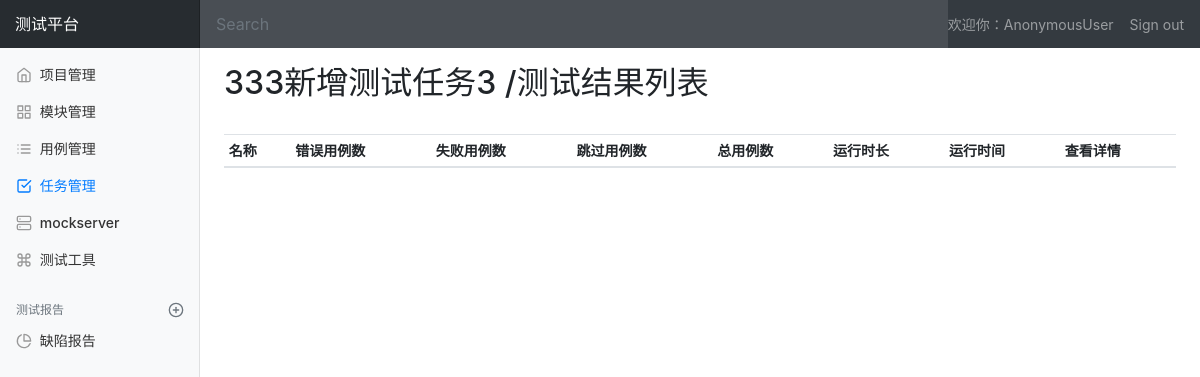
Page /interface/task_result_list/4/ on the earlier database version.
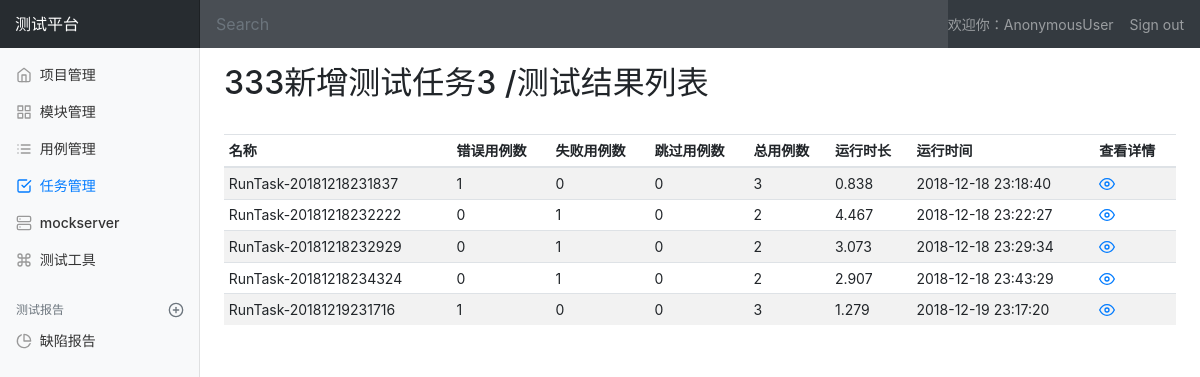
Same page on the later database version.
### interface_app/models.py (models this page shows, shortened)
class TestResult(models.Model):
    name = models.CharField("名称", max_length=100, blank=False, default="")
    task = models.ForeignKey(TestTask, on_delete=models.CASCADE)
    errors = models.IntegerField("错误用例")
    failures = models.IntegerField("失败用例")
    skipped = models.IntegerField("跳过用例")
    tests = models.IntegerField("总用例数")
    run_time = models.FloatField("运行时长")
    result = models.TextField("详细", default="")
    create_time = models.DateTimeField("创建时间", auto_now_add=True)

### interface_app/views/result_view.py (the view)
# urls.py: path('task_result_list/<int:task_id>/', result_view.task_result_list),
def task_result_list(request, task_id):
    if request.method == "GET":
        task = TestTask.objects.get(id=task_id)
        test_results = TestResult.objects.filter(task_id=task_id)
        return render(request, 'interface_app/task_manage.html',
                      {'type': 'result', 'task_result_list': test_results, 'task_name': task.name})
    else:
        return HttpResponse("404")

### templates/interface_app/task_manage.html (shortened to what this page needs)
{% extends 'base.html' %}
{% block css %}
  {% load static %}
  <link rel="stylesheet" type="text/css" href="{% static 'css/project_manage.css' %}">
{% endblock %}
{% block body%}
  <nav class="navbar navbar-dark sticky-top bg-dark flex-md-nowrap p-0">
      <a class="navbar-brand col-sm-3 col-md-2 mr-0" href="#">测试平台</a>
      <input class="form-control form-control-dark w-100" type="text" placeholder="Search" aria-label="Search">
      <span class="navbar-text text-nowrap">
            欢迎你：{{ user }}
      </span>
      <ul class="navbar-nav px-3">
          <li class="nav-item text-nowrap">
            <a class="nav-link" href="{%url 'logout'%}">Sign out</a>
          </li>
      </ul>
    </nav>
  <div class="container-fluid">
      <div class="row">
        <nav class="col-md-2 d-none d-md-block bg-light sidebar">
          <div class="sidebar-sticky">
            <ul class="nav flex-column">
              <li class="nav-item">
                <a class="nav-link" href="/manage/project_manage/">
                  <span data-feather="home"></span>
                  项目管理
                </a>
              </li>
              <li class="nav-item">
                <a class="nav-link" href="/manage/module_manage/">
                  <span data-feather="grid"></span>
                  模块管理
                </a>
              </li>
              <li class="nav-item">
                <a class="nav-link" href="/interface/case_manage/">
                  <span data-feather="list"></span>
                  用例管理
                </a>
              </li>
              <li class="nav-item">
                <a class="nav-link active" href="/interface/task_manage/">
                  <span data-feather="check-square"></span>
                  任务管理<span class="sr-only">(current)</span>
                </a>
              </li>
              <li class="nav-item">
                <a class="nav-link" href="#">
                  <span data-feather="server"></span>
                  mockserver
                </a>
              </li>
              <li class="nav-item">
                <a class="nav-link" href="#">
                  <span data-feather="command"></span>
                  测试工具
                </a>
              </li>
            </ul>
            <h6 class="sidebar-heading d-flex justify-content-between align-items-center px-3 mt-4 mb-1 text-muted">
              <span>测试报告</span>
              <a class="d-flex align-items-center text-muted" href="#">
                <span data-feather="plus-circle"></span>
              </a>
            </h6>
            <ul class="nav flex-column mb-2">
              <li class="nav-item">
                <a class="nav-link" href="#">
                  <span data-feather="pie-chart"></span>
                  缺陷报告
                </a>
              </li>
            </ul>
          </div>
        </nav>
        <main role="main" class="col-md-9 ml-sm-auto col-lg-10 pt-3 px-4">
            {% if type == 'result' %}
                {% include "interface_app/task_result.html" %}
            {% endif %}
        </main>
      </div>
    </div>
{% endblock %}

### templates/interface_app/task_result.html (shortened to what this page needs)
<fieldset>
    <div class="d-flex justify-content-between flex-wrap flex-md-nowrap align-items-center pb-2 mb-3">
        <h1 class="h2">{{ task_name }} /测试结果列表</h1>
    </div>
    <div class="table-responsive">
        <table class="table table-striped table-sm">
          <thead>
            <tr>
                <th>名称</th>
                <th>错误用例数</th>
                <th>失败用例数</th>
                <th>跳过用例数</th>
                <th>总用例数</th>
                <th>运行时长</th>
                <th>运行时间</th>
                <th>查看详情</th>
            </tr>
          </thead>
          <tbody>
            {% for result in task_result_list %}
              <tr>
                  <td>{{ result.name }}</td>
                  <td>{{ result.errors }}</td>
                  <td>{{ result.failures }}</td>
                  <td>{{ result.skipped }}</td>
                  <td>{{ result.tests }}</td>
                  <td>{{ result.run_time }}</td>
                  <td>{{ result.create_time|date:"Y-m-d H:i:s"}}</td>
                  <td>
                      <button data-toggle="modal" data-target="#testResult" onclick="get_result('{{result.id}}')" data-feather="eye" style="color: #007bff"></button>
                  </td>
              </tr>
            {% endfor %}
          </tbody>
        </table>
    </div>
</fieldset>

Differences in the rows shown:
added TestResult: name "RunTask-20181218231837", errors "1", failures "0", skipped "0", tests "3", run_time "0.838", create_time "2018-12-18 23:18:40"
added TestResult: name "RunTask-20181218232222", errors "0", failures "1", skipped "0", tests "2", run_time "4.467", create_time "2018-12-18 23:22:27"
added TestResult: name "RunTask-20181218232929", errors "0", failures "1", skipped "0", tests "2", run_time "3.073", create_time "2018-12-18 23:29:34"
added TestResult: name "RunTask-20181218234324", errors "0", failures "1", skipped "0", tests "2", run_time "2.907", create_time "2018-12-18 23:43:29"
added TestResult: name "RunTask-20181219231716", errors "1", failures "0", skipped "0", tests "3", run_time "1.279", create_time "2018-12-19 23:17:20"
